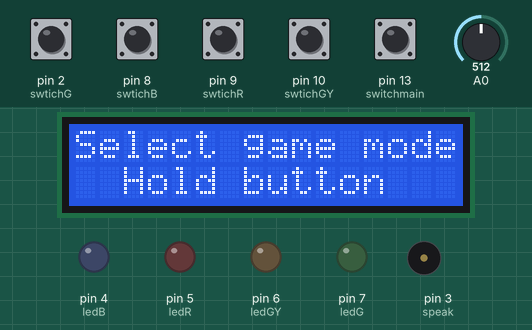
A sketch run on a simulated Arduino Uno, built with avr-gcc and run on an emulated ATmega328P. Shown: 16×2 character LCD, output pins drawn as LEDs (lit = HIGH), buzzer (waves = sounding). The inputs (shaded band) are chosen by the test bench; at power-on: pin 2 (swtichG), pin 8 (swtichB), pin 9 (swtichR), pin 10 (swtichGY), pin 13 (switchmain) LOW, A0 = 512. Random numbers use the default seed unless the sketch sets one; what the sketch prints to the serial monitor is not drawn.

Above: at 3.2 s.
3.3 s: pin 13 (switchmain) pulled HIGH for 2.1 s
At 4.4 s:
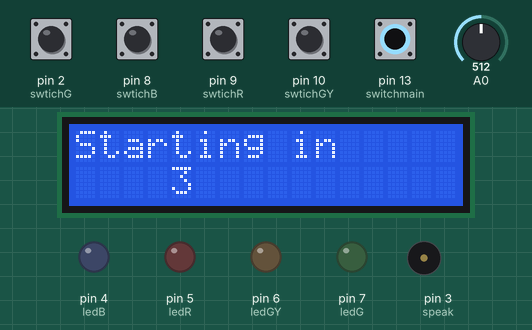
9.2 s: pin 10 (swtichGY) pulled HIGH for 2.1 s
At 13.4 s:
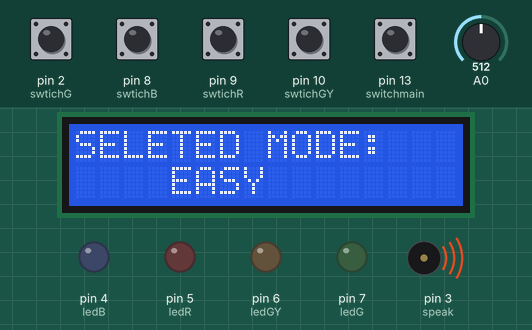
16.3 s: pin 13 (switchmain) pulled HIGH for 2.1 s
At 19.8 s:
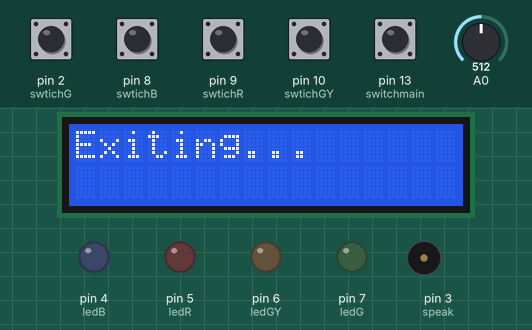
24.0 s: pin 13 (switchmain) pulled HIGH for 2.1 s
At 29.8 s:
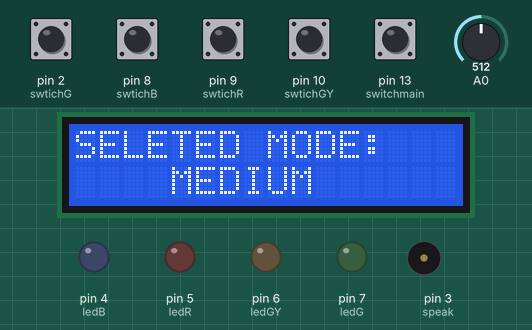
30.6 s: pin 2 (swtichG) pulled HIGH for 2.1 s
At 38.1 s:
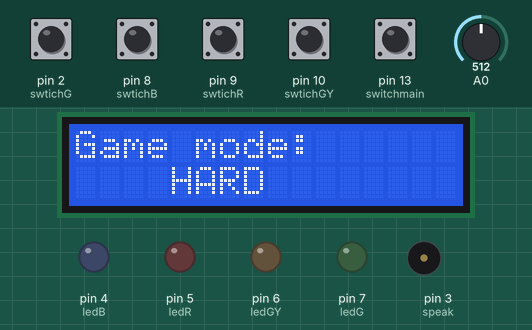
38.3 s: pin 13 (switchmain) pulled HIGH for 2.1 s
At 44.7 s:
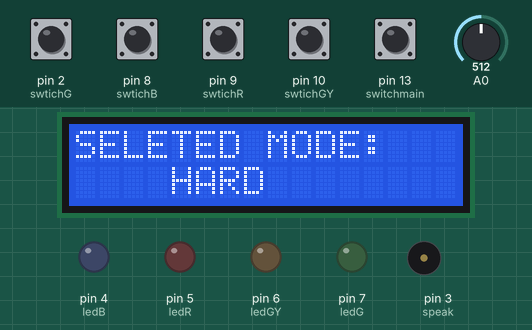
Timing chart, 0 to 52.0 s (numbered marks = the images above; inputs shaded):
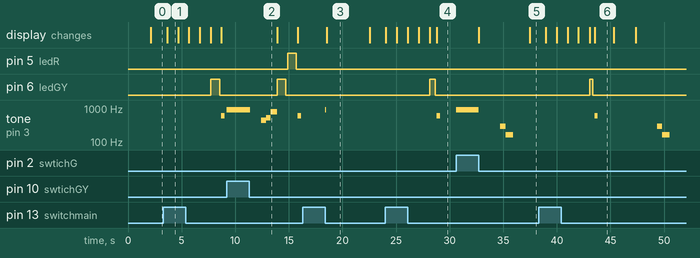

Measured:
- after the input at 3.3 s, pin 6 (ledGY): LOW → HIGH after 4.4 s, → LOW 0.80 s later; tone on pin 3 (speak): silent → 600 Hz after 5.4 s, → silent 0.30 s later
- after the input at 9.2 s, pin 5 (ledR): LOW → HIGH after 5.7 s, → LOW 0.80 s later; pin 6 (ledGY): LOW → HIGH after 4.7 s, → LOW 0.80 s later; tone on pin 3 (speak): plays 880 Hz for 2.1 s, 880 Hz for 0.10 s, 440 Hz for 0.50 s, 523 Hz for 0.40 s, 783 Hz for 0.60 s, 600 Hz for 0.30 s, starting at once
- after the input at 16.3 s, tone on pin 3 (speak): silent → 880 Hz after 2.1 s, → silent 0.10 s later
- after the input at 24.0 s, pin 6 (ledGY): LOW → HIGH after 4.1 s, → LOW 0.50 s later; tone on pin 3 (speak): silent → 600 Hz after 4.8 s, → silent 0.30 s later
- after the input at 38.3 s, pin 6 (ledGY): LOW → HIGH after 4.7 s, → LOW 0.30 s later; tone on pin 3 (speak): plays 600 Hz for 0.30 s, 293 Hz for 0.50 s, 164 Hz for 0.70 s, starting after 5.2 s
- what the display in image 1 shows lasts 1.0 s, from 3.7 s to 4.7 s
- what the display in image 3 shows lasts 4.0 s, from 18.5 s to 22.5 s

The sketch:

UNIT_PROJECT.ino
```cpp
/* Created by Richard Pu

Memory game for TEJ201-01|Thornhill SS

richardpu6@gmail.com
Memory Game is made possible by open source projects: https://docs.google.com/document/d/1chmq-w709f7BhciBZjUFDth4jQfBt6dHSzW_fdwIHU8/edit?usp=sharing
Beta 1.7
*/

//defines lcd display
#include <LiquidCrystal_I2C.h> // Library for LCD
LiquidCrystal_I2C lcd(0x27, 16, 2); //Setting up display, 0x27 display adress, 16 rows, 2 col

//defines pin numbers
const int speak = 3;
const int ledB = 4;
const int ledR = 5;
const int ledGY = 6;
const int ledG = 7;
const int swtichB = 8;
const int swtichR = 9;
const int swtichGY = 10;
const int swtichG = 2;
const int switchmain = 13;

//defines speaker
int NOTE_SUSTAIN = 300; //sets how long a note plays

//Game modes: EASY, MED, HARD, DEATH
//defines LED flash speed
int EASYledtime = 800;
int MEDledtime = 500;
int HARDledtime = 300;
int DEATHledtime = 30;
int flashLimit = EASYledtime;

//defines time between flash speed
int EASYflashtime = 1000;
int MEDflashtime = 1000;
int HARDflashtime = 200;
int DEATHflashtime = 50;
int speedLimit = EASYflashtime;

//defines amount of time you have to press buttons
int EASYbuttontime = 5000;
int MEDbuttontime = 3000;
int HARDbuttontime = 1500;
int DEATHbuttontime = 1000;
int timeLimit = EASYbuttontime;

//defines game variables
int currentLevel = 0; //user level
int wineasyLevel = 5; //the level which easy gamemode is finished
int winLevel = 10; //the level which each gamemode is finished
int windeathlevel = 20; //the level which death mode is finished
int ledNumber = 0; //number of flashes each level, adds by one each level
int gameBoard[100];
#define GRAY  0
#define BLUE    1
#define GREEN 2
#define RED   3
#define MAIN 10
#define noBUTTON 0

//setup - start up
void setup(){
  noTone(speak);
  lcd.init(); //initialize the lcd
  lcd.backlight(); //open the backlight
  lcd.noBlink();
  lcd.clear(); //clear display
  lcd.setCursor(0, 0); //move cursor to   (0, 0)
  lcd.print("Memory Game"); //print game name
  lcd.setCursor(4, 1); //move cursor to (4, 1)
  lcd.print("Starting..."); //print booting seq
  pinMode(speak, OUTPUT); //set speaker as output
  pinMode(ledB, OUTPUT); //set blue LED as output
  pinMode(ledR, OUTPUT); //set red LED as output
  pinMode(ledGY, OUTPUT); //set gray LED as output
  pinMode(ledG, OUTPUT);//set green LED as output
  pinMode(swtichB, INPUT);//set blue swtich as input
  pinMode(swtichR, INPUT);//set red swtich as input
  pinMode(swtichGY, INPUT);//set gray swtich as input
  pinMode(swtichG, INPUT);//set green swtich as input
  pinMode(switchmain, INPUT);//set main selection switch swtich as input
  Serial.begin(9600); //starts serial communication
  delay(2000); //delay
  lcd.clear(); //clear display
}

//main loop
void loop(){
  lcd.clear(); //clear display
  lcd.setCursor(0, 0); //move cursor to   (0, 0)
  lcd.print("Select game mode"); //print main menu
  lcd.setCursor(2, 1); //move cursor to (4, 1)
  lcd.print("Hold button"); //print main menu
  delay(1500); //delay
  lcd.clear(); //clear display
  lcd.setCursor(0, 0); //move cursor to   (0, 0)
  lcd.print("Game mode:"); //print main menu
  lcd.setCursor(4, 1); //move cursor to (4, 1)
  lcd.print("EASY"); //print main menu
  if (digitalRead(switchmain) == HIGH){
    easy();
  }
  delay(1500);
  if (digitalRead(switchmain) == HIGH){
    easy();
  }
  delay(1500); //delay
  lcd.clear(); //clear display
  lcd.setCursor(0, 0); //move cursor to   (0, 0)
  lcd.print("Game mode:"); //print main menu
  lcd.setCursor(4, 1); //move cursor to (4, 1)
  lcd.print("MEDIUM"); //print main menu
  if (digitalRead(switchmain) == HIGH){
    med();
  }
  delay(1500);
  if (digitalRead(switchmain) == HIGH){
    med();
  }
  delay(1500); //delay
  lcd.clear(); //clear display
  lcd.setCursor(0, 0); //move cursor to   (0, 0)
  lcd.print("Game mode:"); //print main menu
  lcd.setCursor(4, 1); //move cursor to (4, 1)
  lcd.print("HARD"); //print main menu
  if (digitalRead(switchmain) == HIGH){
    hard();
  }
  delay(1500);
  if (digitalRead(switchmain) == HIGH){
    hard();
  }
  delay(1500); //delay
  lcd.clear(); //clear display
  lcd.setCursor(0, 0); //move cursor to   (0, 0)
  lcd.print("Game mode:"); //print main menu
  lcd.setCursor(4, 1); //move cursor to (4, 1)
  lcd.print("DEATH"); //print main menu
  if (digitalRead(switchmain) == HIGH){
    death();
  }
  delay(1500);
  if (digitalRead(switchmain) == HIGH){
    death();
  }
  delay(1500); //delay
}

//EASY
void easy(){
  Reset();
  screencount(); //starts countdown
  lcd.clear(); //clear display
  lcd.setCursor(0, 0); //move cursor to   (0, 0)
  lcd.print("SELETED MODE:"); //print main menu
  lcd.setCursor(4, 1); //move cursor to   (0, 0)
  lcd.print("EASY"); //print main menu
  timeLimit = EASYbuttontime;
  flashLimit = EASYledtime;
  speedLimit = EASYflashtime;
  currentLevel = 0;
  randomSeed(analogRead(0));
  while (currentLevel < wineasyLevel){
    addlight();
    showlight();
    lcd.clear(); //clear display
    lcd.setCursor(0, 0); //move cursor to   (0, 0)
    lcd.print("SELETED MODE:"); //print main menu
    lcd.setCursor(4, 1); //move cursor to   (0, 0)
    lcd.print("EASY"); //print main menu
    seqDone();

    for (byte currentMove = 0; currentMove < currentLevel; currentMove++){

      byte choice = buttonSelect();
      if (choice == 0){
        losegame();
        playlosetone();
        Serial.println("Game lost");
        return;
      }
      if (choice == MAIN){
        sound();
        exit();
        return;
      }
      if (choice != gameBoard[currentMove]){
        losegame();
        playlosetone();
        Serial.println("Game lost");
        return;
      }
      sound();
      delay(speedLimit);
    }
    playwintone();
  }
  wingame();
  Serial.println("Game won");
  return;
}
//MED
void med(){
  Reset();
  screencount();
  lcd.clear(); //clear display
  lcd.setCursor(0, 0); //move cursor to   (0, 0)
  lcd.print("SELETED MODE:"); //print main menu
  lcd.setCursor(4, 1); //move cursor to   (0, 0)
  lcd.print("MEDIUM"); //print main menu
  timeLimit = MEDbuttontime;
  flashLimit = MEDledtime;
  speedLimit = MEDflashtime;
  currentLevel = 0;
  randomSeed(analogRead(0));
  while (currentLevel < winLevel){
    addlight();
    showlight();
    lcd.clear(); //clear display
    lcd.setCursor(0, 0); //move cursor to   (0, 0)
    lcd.print("SELETED MODE:"); //print main menu
    lcd.setCursor(4, 1); //move cursor to   (0, 0)
    lcd.print("MEDIUM"); //print main menu
    seqDone();

    for (byte currentMove = 0; currentMove < currentLevel; currentMove++){

      byte choice = buttonSelect();
      if (choice == 0){
        losegame();
        playlosetone();
        Serial.println("Game lost");
        return;
      }
      if (choice == MAIN){
        sound();
        exit();
        return;
      }
      if (choice != gameBoard[currentMove]){
        losegame();
        playlosetone();
        Serial.println("Game lost");
        return;
      }
      sound();
      delay(speedLimit);
    }
    playwintone();
  }
  wingame();
  Serial.println("Game won");
  return;
}

//HARD
void hard(){
  Reset();
  screencount();
  lcd.clear(); //clear display
  lcd.setCursor(0, 0); //move cursor to   (0, 0)
  lcd.print("SELETED MODE:"); //print main menu
  lcd.setCursor(4, 1); //move cursor to   (0, 0)
  lcd.print("HARD"); //print main menu
  timeLimit = HARDbuttontime;
  flashLimit = HARDledtime;
  speedLimit = HARDflashtime;
  currentLevel = 0;
  randomSeed(analogRead(0));
  while (currentLevel < windeathlevel){
    addlight();
    showlight();
    lcd.clear(); //clear display
    lcd.setCursor(0, 0); //move cursor to   (0, 0)
    lcd.print("SELETED MODE:"); //print main menu
    lcd.setCursor(4, 1); //move cursor to   (0, 0)
    lcd.print("HARD"); //print main menu
    seqDone();

    for (byte currentMove = 0; currentMove < currentLevel; currentMove++){

      byte choice = buttonSelect();
      if (choice == 0){
        losegame();
        playlosetone();
        Serial.println("Game lost");
        return;
      }
      if (choice == MAIN){
        sound();
        exit();
        return;
      }
      if (choice != gameBoard[currentMove]){
        losegame();
        playlosetone();
        Serial.println("Game lost");
        return;
      }
      sound();
      delay(speedLimit);
    }
    playwintone();
  }
  wingame();
  Serial.println("Game won");
  return;
}
//DEATH
void death(){
  Reset();
  screencount();
  lcd.clear(); //clear display
  lcd.setCursor(0, 0); //move cursor to   (0, 0)
  lcd.print("SELETED MODE:"); //print main menu
  lcd.setCursor(2, 1); //move cursor to   (0, 0)
  lcd.print("DEATH MODE"); //print main menu
  timeLimit = DEATHbuttontime;
  flashLimit = DEATHledtime;
  speedLimit = DEATHflashtime;
  currentLevel = 0;
  randomSeed(analogRead(0));
  while (currentLevel < windeathlevel){
    addlight();
    showlight();
    lcd.clear(); //clear display
    lcd.setCursor(0, 0); //move cursor to   (0, 0)
    lcd.print("SELETED MODE:"); //print main menu
    lcd.setCursor(4, 1); //move cursor to   (0, 0)
    lcd.print("DEATH"); //print main menu
    seqDone();


    for (byte currentMove = 0; currentMove < currentLevel; currentMove++){
      byte choice = buttonSelect();
      if (choice == 0){
        losegame();
        playlosetone();
        Serial.println("Game lost");
        return;
      }
      if (choice == MAIN){
        sound();
        exit();
        return;
      }
      if (choice != gameBoard[currentMove]){
        losegame();
        playlosetone();
        Serial.println("Game lost");
        return;
      }
      sound();
      delay(speedLimit);
    }
    playwintone();
  }
  windeathgame();
  Serial.println("Game won");
  return;
}

//buzzer win sound
void playwintone(){
  tone(speak,440.00);
  delay(500);
  tone(speak,523.25);
  delay(400);
  tone(speak,783.99);
  delay(600);
  noTone(speak);
}

//buzzer lose sound
void playlosetone(){
  tone(speak,293.66);
  delay(500);
  tone(speak,164.81);
  delay(700);
  noTone(speak);
}

//buzzer light done sound
void seqDone(){
  tone(speak,600);
  delay(300);
  noTone(speak);
}

//buzzer mode win sound
void playmodetone(){
  tone(speak,880.00);
  delay(NOTE_SUSTAIN);
  tone(speak,987.77);
  delay(NOTE_SUSTAIN);
  tone(speak,523.25);
  delay(NOTE_SUSTAIN);
  tone(speak,987.77);
  delay(NOTE_SUSTAIN);
  tone(speak,523.25);
  delay(NOTE_SUSTAIN);
  tone(speak,587.33);
  delay(NOTE_SUSTAIN);
  tone(speak,523.25);
  delay(NOTE_SUSTAIN);
  tone(speak,587.33);
  delay(NOTE_SUSTAIN);
  tone(speak,659.25);
  delay(NOTE_SUSTAIN);
  tone(speak,587.33);
  delay(NOTE_SUSTAIN);
  tone(speak,659.25);
  delay(NOTE_SUSTAIN);
  tone(speak,659.25);
  delay(NOTE_SUSTAIN);
  noTone(speak);
}

//BETA: death win song
int wish_melody[] = {
  246.94,
  349.23, 349.23, 392.00, 349.23, 329.63,

  293.66, 293.66, 293.66,
  392.00, 392.00, 440.00, 392.00, 349.23,

  329.63, 329.63, 329.63,
  440.00, 440.00, 493.88, 440.00, 392.00,

  349.23, 293.66, 246.94, 246.94,
  293.66, 392.00, 329.63,
  349.23
};

int
  wish_tempo[] = {
  4,
  4, 8, 8, 8, 8,
  4, 4, 4,
  4, 8, 8, 8, 8,
  4, 4, 4,
  4, 8, 8, 8, 8,
  4, 4, 8, 8,
  4, 4, 4,
  2
};

//buzzer death win sound
void playwindeathtone(){
  int size = sizeof(wish_melody) / sizeof(int);
  Serial.println("WIN DEATH MUSIC");
  for (int thisNote = 0; thisNote < size; thisNote++) {
    Serial.println("test");
    int noteDuration = 1000 / wish_tempo[thisNote];
    buzz(speak, wish_melody[thisNote], noteDuration);
    int pauseBetweenNotes = noteDuration * 1.30;
    delay(pauseBetweenNotes);
    buzz(speak,0, noteDuration);
  }
}

void buzz(int targetPin, long frequency, long length) {
  long delayValue = 1000000 / frequency / 2;
  long numCycles = frequency * length / 1000;
  for (long i = 0; i < numCycles; i++) {
    digitalWrite(targetPin, HIGH);
    delayMicroseconds(delayValue);
    digitalWrite(targetPin, LOW);
    delayMicroseconds(delayValue);
  }
}

//count down for game to start
void screencount(){
  lcd.clear(); //clear display
  lcd.setCursor(0, 0); //move cursor to   (0, 0)
  lcd.print("Starting in"); //print main menu
  lcd.setCursor(4, 1); //move cursor to (4, 1)
  lcd.print("3"); //print main menu
  delay(1000); //delay
  lcd.clear(); //clear display
  lcd.setCursor(0, 0); //move cursor to   (0, 0)
  lcd.print("Starting in"); //print main menu
  lcd.setCursor(4, 1); //move cursor to (4, 1)
  lcd.print("2"); //print main menu
  delay(1000); //delay
  lcd.clear(); //clear display
  lcd.setCursor(0, 0); //move cursor to   (0, 0)
  lcd.print("Starting in"); //print main menu
  lcd.setCursor(4, 1); //move cursor to (4, 1)
  lcd.print("1"); //print main menu
  delay(1000); //delay
  lcd.clear(); //clear display
  lcd.setCursor(0, 0); //move cursor to   (0, 0)
  lcd.print("START"); //print main menu
  delay(1000); //delay
  Serial.println("Game STARTED");
}

//plays sound click of button and when done
void sound(){
  tone(speak,880.00);
  delay(100);
  noTone(speak);
}

//resets all values
void Reset(){
  int gameMode = 0;
  int timeLimit = EASYbuttontime;
  int flashLimit = EASYledtime;
  int speedLimit = EASYflashtime;
  int currentLevel = 0; //user level
  int ledNumber = 0; //number of flashes each level, adds by one each level
  int currentMove = 0;
  int choice = 10;
  for (int i = 0; i < 100; i++) {
    gameBoard[i] = 9;
  }
  #define GRAY  (1 << 0)
  #define BLUE    (1 << 1)
  #define GREEN (1 << 2)
  #define RED   (1 << 3)
  #define noBUTTON 0
  Serial.println("All values have been reset");
}

//win
void wingame(){
  lcd.clear(); //clear display
  lcd.setCursor(0, 0); //move cursor to   (0, 0)
  lcd.print("You won"); //print main menu
  lcd.setCursor(4, 1); //move cursor to   (0, 0)
  lcd.print("Congrats"); //print main menu
  playmodetone();
  delay(2000); //delay
}

//win death
void windeathgame(){
  lcd.clear(); //clear display
  lcd.setCursor(0, 0); //move cursor to   (0, 0)
  lcd.print("u hacking"); //print main menu
  lcd.setCursor(2, 1); //move cursor to   (0, 0)
  lcd.print("911 is coming"); //print main menu
  playwindeathtone();
  delay(2000); //delay
}

//lose
void losegame(){
  lcd.clear(); //clear display
  lcd.setCursor(0, 0); //move cursor to   (0, 0)
  lcd.print("You lose"); //print main menu
  lcd.setCursor(4, 1); //move cursor to   (0, 0)
  lcd.print("Try again"); //print main menu
  delay(2000); //delay
}

//time out
void timeout(){
  lcd.clear(); //clear display
  lcd.setCursor(0, 0); //move cursor to   (0, 0)
  lcd.print("TIMEOUT"); //print main menu
  delay(2000); //delay
}

//exit
void exit(){
  lcd.clear(); //clear display
  lcd.setCursor(0, 0); //move cursor to   (0, 0)
  lcd.print("Exiting..."); //print main menu
  delay(1000); //delay
}

//adds a light every level
void addlight(){
  byte newLight = random(0, 4);
  Serial.println(newLight);

  if(newLight == 0) {
    newLight = GRAY;
  }else if (newLight == 1) {
    newLight = BLUE;
  }else if (newLight == 2)  {
    newLight = GREEN;
  }else if (newLight == 3) {
    newLight = RED;
  }

  gameBoard[currentLevel++] = newLight;


  Serial.println("Current Level: " + String(currentLevel));
  Serial.println("Game Board: ");
  for (int i = 0; i < currentLevel; i++) {
    Serial.print(gameBoard[i]);
    Serial.print(" ");
  }
  lcd.clear(); //clear display
  lcd.setCursor(0, 0); //move cursor to   (0, 0)
  lcd.print("Current Level:"); //print main menu
  lcd.setCursor(5, 1); //move cursor to   (0, 0)
  lcd.print(currentLevel); //print main menu
}

//play back seq
void showlight(){
  for (byte currentMove = 0 ; currentMove < currentLevel ; currentMove++) {
    flashLED(gameBoard[currentMove]);
    delay(150);
  }
}

//lights light up
void flashLED(byte led){
  if ((led & GRAY) != 0){
    digitalWrite(ledGY, HIGH);
    delay(flashLimit);
    digitalWrite(ledGY, LOW);
  }else{
    digitalWrite(ledGY, LOW);
  }

  if ((led & BLUE) != 0){
    digitalWrite(ledB, HIGH);
    delay(flashLimit);
    digitalWrite(ledB, LOW);
  }else{
    digitalWrite(ledB, LOW);
  }

  if ((led & GREEN) != 0){
    digitalWrite(ledG, HIGH);
    delay(flashLimit);
    digitalWrite(ledG, LOW);
  }else{
    digitalWrite(ledG, LOW);
  }

  if ((led & RED) != 0){
    digitalWrite(ledR, HIGH);
    delay(flashLimit);
    digitalWrite(ledR, LOW);
  }else{
    digitalWrite(ledR, LOW);
  }
}

//player select button
byte buttonSelect(){
  long startTime = millis();

  while ((millis() - startTime) < timeLimit){
    byte button = checkPress();

    if (button != noBUTTON){
      while(checkPress() != noBUTTON);
      delay(10);
      return button;
    }
  }
  timeout();
}

//check what button has been pressed
byte checkPress(){
  if(digitalRead(swtichGY) == 1){
    sound();
    return (GRAY);
  }else if (digitalRead(swtichB) == 1) {
    sound();
    return (BLUE);
  }else if (digitalRead(swtichG) == 1) {
    sound();
    return (GREEN);
  }else if (digitalRead(swtichR) == 1) {
    sound();
    return (RED);
  }else if (digitalRead(switchmain) == 1) {
    return (MAIN);
  }
  return (noBUTTON);
}
```
